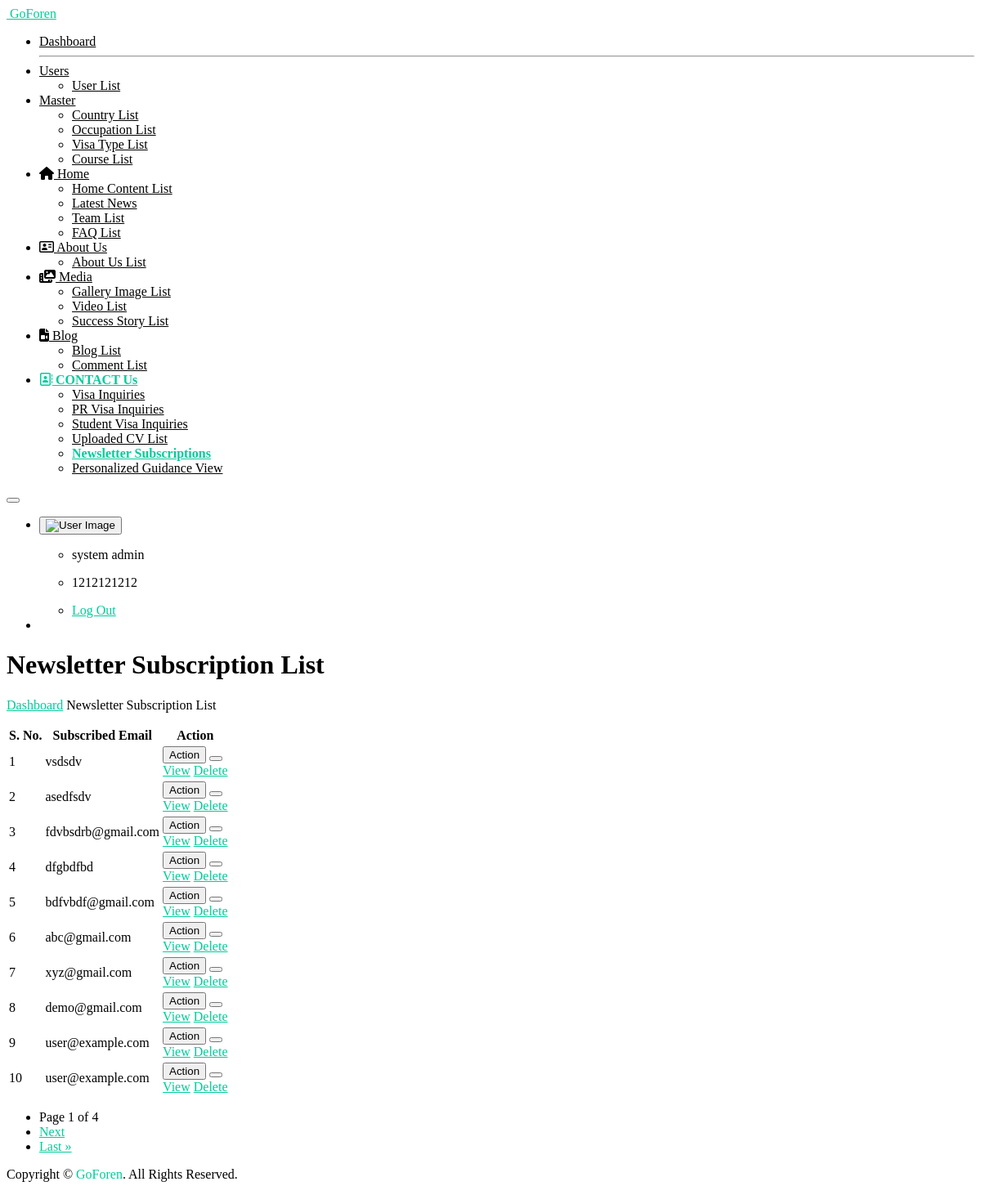
/newsletter_view/ (signed in), run on the app's committed database.
### myapp/models.py (models this page shows, shortened)
class tbl_newsletter(models.Model):
    email = models.CharField(max_length=100, null=True , blank=True)
    created_at = models.DateTimeField(auto_now_add=True)
    updated_at = models.DateTimeField(auto_now=True)
    class Meta:
        db_table = 'tbl_newsletter'

### myapp/views.py (the view)
    def wrapper(request, *args, **kwargs):
        if 'user_id' not in request.session:
            return redirect('open_sign_in_page')
        return view_func(request, *args, **kwargs)

### myapp/views.py (called while the page is built)
def login_required_custom(view_func):
    def wrapper(request, *args, **kwargs):
        if 'user_id' not in request.session:
            return redirect('open_sign_in_page')
        return view_func(request, *args, **kwargs)
    return wrapper

@login_required_custom
def newsletter_view(request):
    newsletter_qs = tbl_newsletter.objects.all().order_by('-id')
    paginator = Paginator(newsletter_qs, 10)
    page_number = request.GET.get("page")
    page_obj = paginator.get_page(page_number)
    context = {
        "all_newsletters": page_obj.object_list,
        "page_obj": page_obj,
    }
    return render(request, "newsletter-list.html", context)

### templates/newsletter-list.html (shortened to what this page needs)
{% extends "base.html" %}
{% load static %}
{%  block start %}
			<div class="ec-content-wrapper">
				<div class="content">
					<div class="breadcrumb-wrapper d-flex align-items-center justify-content-between">
						<div>
							<h1>Newsletter Subscription List</h1>
    							<p class="breadcrumbs"><span><a href="{% url 'dashboard_view' %}">Dashboard</a></span>
								<span></span>Newsletter Subscription List </p>
						</div>
					</div>
					<div class="row">
						<div class="col-12">
							<div class="card card-default">
								<div class="card-body">
									<div class="table-responsive">
										<table id="responsive-data-table" class="table">
											<thead>
												<tr>
													<th>S. No.</th>
													<th>Subscribed Email</th>
                                                    <th>Action</th>
												</tr>
											</thead>
											<tbody>
                                                {% for i in all_newsletters%}
												<tr>
													<td>{{forloop.counter}}</td>
													<td>{{i.email}}</td>
													<td>
														<div class="btn-group mb-1">
															<button type="button"
																class="btn btn-outline-success">Action</button>
															<button type="button"
																class="btn btn-outline-success dropdown-toggle dropdown-toggle-split"
																data-bs-toggle="dropdown" aria-haspopup="true"
																aria-expanded="false" data-display="static">
															</button>
															<div class="dropdown-menu">
                                                                <a class="dropdown-item" href="{% url 'newsletter_detail' i.id %}">View</a>
                                                                <a href="javascript:void(0);" class="dropdown-item delete-btn" data-url="{% url 'delete_newsletter' i.id %}">Delete</a>
															</div>
															</div>
													</td>
												</tr>
                                                {% endfor %}
											</tbody>
										</table>
											<div class="pagination justify-content-center mt-3" style="justify-content: left !important;">
    <nav>
        <ul class="pagination">
            <li class="page-item disabled">
                <span class="page-link">
                    Page {{ page_obj.number }} of {{ page_obj.paginator.num_pages }}
                </span>
            </li>
            {% if page_obj.has_next %}
            <li class="page-item">
                <a class="page-link" href="?q={{ search_query }}&page={{ page_obj.next_page_number }}">Next</a>
            </li>
            <li class="page-item">
                <a class="page-link" href="?q={{ search_query }}&page={{ page_obj.paginator.num_pages }}">Last &raquo;</a>
            </li>
            {% endif %}
        </ul>
    </nav>
</div>
									</div>
								</div>
							</div>
						</div>
					</div>
				</div>
			</div>
{%  endblock %}

### templates/newsletter-list.html (style rules this page uses)
a { color: #00cc99; }

### data on the page
tbl_newsletter: email "vsdsdv"
tbl_newsletter: email "asedfsdv"
tbl_newsletter: email "fdvbsdrb@gmail.com"
tbl_newsletter: email "dfgbdfbd"
tbl_newsletter: email "bdfvbdf@gmail.com"
tbl_newsletter: email "abc@gmail.com"
tbl_newsletter: email "xyz@gmail.com"
tbl_newsletter: email "demo@gmail.com"
tbl_newsletter: email "user@example.com"
tbl_newsletter: email "user@example.com"

### other printed values
{{ request.session.session_username }} "system admin"
{{ request.session.session_mobile }} "1212121212"
{{ page_obj.number }} "1"
{{ page_obj.paginator.num_pages }} "4"
